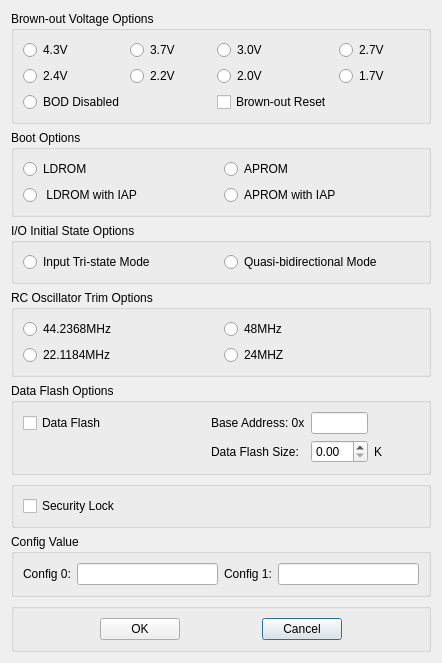
<?xml version="1.0" encoding="UTF-8"?>
<ui version="4.0">
 <class>Dialog</class>
 <widget class="QDialog" name="Dialog">
  <property name="geometry">
   <rect>
    <x>0</x>
    <y>0</y>
    <width>442</width>
    <height>437</height>
   </rect>
  </property>
  <property name="windowTitle">
   <string>Dialog</string>
  </property>
  <layout class="QGridLayout" name="gridLayout_8">
   <item row="0" column="0">
    <layout class="QVBoxLayout" name="verticalLayout" stretch="1,1,1,1,1,1,1,1">
     <item>
      <widget class="QGroupBox" name="gridGroupBox_brownout">
       <property name="title">
        <string>Brown-out Voltage Options</string>
       </property>
       <layout class="QGridLayout" name="gridLayout_7" rowstretch="1,1,1" columnstretch="1,1,1,1">
        <item row="0" column="2">
         <widget class="QRadioButton" name="radioButton_bw_v_2">
          <property name="text">
           <string>3.0V</string>
          </property>
         </widget>
        </item>
        <item row="0" column="3">
         <widget class="QRadioButton" name="radioButton_bw_v_3">
          <property name="text">
           <string>2.7V</string>
          </property>
         </widget>
        </item>
        <item row="0" column="0">
         <widget class="QRadioButton" name="radioButton_bw_v_0">
          <property name="text">
           <string>4.3V</string>
          </property>
         </widget>
        </item>
        <item row="0" column="1">
         <widget class="QRadioButton" name="radioButton_bw_v_1">
          <property name="text">
           <string>3.7V</string>
          </property>
         </widget>
        </item>
        <item row="1" column="0">
         <widget class="QRadioButton" name="radioButton_bw_v_4">
          <property name="text">
           <string>2.4V</string>
          </property>
         </widget>
        </item>
        <item row="1" column="1">
         <widget class="QRadioButton" name="radioButton_bw_v_5">
          <property name="text">
           <string>2.2V</string>
          </property>
         </widget>
        </item>
        <item row="2" column="0">
         <widget class="QRadioButton" name="radioButton_bw_v_8">
          <property name="text">
           <string>BOD Disabled</string>
          </property>
         </widget>
        </item>
        <item row="1" column="3">
         <widget class="QRadioButton" name="radioButton_bw_v_7">
          <property name="text">
           <string>1.7V</string>
          </property>
         </widget>
        </item>
        <item row="1" column="2">
         <widget class="QRadioButton" name="radioButton_bw_v_6">
          <property name="text">
           <string>2.0V</string>
          </property>
         </widget>
        </item>
        <item row="2" column="2">
         <widget class="QCheckBox" name="checkBox_bw_1">
          <property name="text">
           <string>Brown-out Reset</string>
          </property>
         </widget>
        </item>
       </layout>
      </widget>
     </item>
     <item>
      <widget class="QGroupBox" name="gridGroupBox_boot">
       <property name="title">
        <string>Boot Options</string>
       </property>
       <layout class="QGridLayout" name="gridLayout_6">
        <item row="0" column="0">
         <widget class="QRadioButton" name="radioButton_bt_0_0">
          <property name="text">
           <string>LDROM</string>
          </property>
         </widget>
        </item>
        <item row="1" column="0">
         <widget class="QRadioButton" name="radioButton_bt_1_0">
          <property name="text">
           <string> LDROM with IAP</string>
          </property>
         </widget>
        </item>
        <item row="1" column="1">
         <widget class="QRadioButton" name="radioButton_bt_1_1">
          <property name="text">
           <string>APROM with IAP</string>
          </property>
         </widget>
        </item>
        <item row="0" column="1">
         <widget class="QRadioButton" name="radioButton_bt_0_1">
          <property name="text">
           <string>APROM</string>
          </property>
         </widget>
        </item>
       </layout>
      </widget>
     </item>
     <item>
      <widget class="QGroupBox" name="gridGroupBox_io_state">
       <property name="title">
        <string>I/O Initial State Options</string>
       </property>
       <layout class="QGridLayout" name="gridLayout_5" columnstretch="1,1">
        <item row="0" column="0">
         <widget class="QRadioButton" name="radioButton_io_0">
          <property name="text">
           <string>Input Tri-state Mode</string>
          </property>
         </widget>
        </item>
        <item row="0" column="1">
         <widget class="QRadioButton" name="radioButton_io_1">
          <property name="text">
           <string>Quasi-bidirectional Mode</string>
          </property>
         </widget>
        </item>
       </layout>
      </widget>
     </item>
     <item>
      <widget class="QGroupBox" name="gridGroupBox_RC">
       <property name="title">
        <string>RC Oscillator Trim Options</string>
       </property>
       <layout class="QGridLayout" name="gridLayout_10" rowstretch="1,1" columnstretch="1,1">
        <item row="1" column="0">
         <widget class="QRadioButton" name="radioButton_rc_1">
          <property name="text">
           <string>22.1184MHz</string>
          </property>
         </widget>
        </item>
        <item row="0" column="0">
         <widget class="QRadioButton" name="radioButton_rc_0">
          <property name="text">
           <string>44.2368MHz</string>
          </property>
         </widget>
        </item>
        <item row="0" column="1">
         <widget class="QRadioButton" name="radioButton_rc_2">
          <property name="text">
           <string>48MHz</string>
          </property>
         </widget>
        </item>
        <item row="1" column="1">
         <widget class="QRadioButton" name="radioButton_rc_3">
          <property name="text">
           <string>24MHZ</string>
          </property>
         </widget>
        </item>
       </layout>
      </widget>
     </item>
     <item>
      <widget class="QGroupBox" name="gridGroupBox_data_flash">
       <property name="title">
        <string>Data Flash Options</string>
       </property>
       <layout class="QGridLayout" name="gridLayout_9" rowstretch="1,1" columnstretch="4,2,1,1" rowminimumheight="0,0">
        <item row="1" column="2">
         <widget class="QDoubleSpinBox" name="doubleSpinBox_pagesize"/>
        </item>
        <item row="0" column="1">
         <widget class="QLabel" name="label">
          <property name="text">
           <string>Base Address: 0x</string>
          </property>
         </widget>
        </item>
        <item row="0" column="2">
         <widget class="QLineEdit" name="lineEdit_data_address"/>
        </item>
        <item row="1" column="1">
         <widget class="QLabel" name="label_2">
          <property name="text">
           <string>Data Flash Size:</string>
          </property>
         </widget>
        </item>
        <item row="1" column="3">
         <widget class="QLabel" name="label_3">
          <property name="text">
           <string>K</string>
          </property>
         </widget>
        </item>
        <item row="0" column="0">
         <widget class="QCheckBox" name="checkBox_dataflash">
          <property name="text">
           <string>Data Flash</string>
          </property>
         </widget>
        </item>
       </layout>
      </widget>
     </item>
     <item>
      <widget class="QGroupBox" name="gridGroupBox_misc">
       <layout class="QGridLayout" name="gridLayout_3" rowstretch="1" columnstretch="1">
        <item row="0" column="0">
         <widget class="QCheckBox" name="checkBox_security_lock">
          <property name="text">
           <string>Security Lock</string>
          </property>
         </widget>
        </item>
       </layout>
      </widget>
     </item>
     <item>
      <widget class="QGroupBox" name="gridGroupBox_config">
       <property name="title">
        <string>Config Value</string>
       </property>
       <layout class="QGridLayout" name="gridLayout">
        <item row="0" column="0">
         <widget class="QLabel" name="label_config0">
          <property name="text">
           <string>Config 0:</string>
          </property>
         </widget>
        </item>
        <item row="0" column="1">
         <widget class="QLineEdit" name="lineEdit_config0"/>
        </item>
        <item row="0" column="2">
         <widget class="QLabel" name="label_config1">
          <property name="text">
           <string>Config 1:</string>
          </property>
         </widget>
        </item>
        <item row="0" column="3">
         <widget class="QLineEdit" name="lineEdit_config1"/>
        </item>
       </layout>
      </widget>
     </item>
     <item>
      <widget class="QGroupBox" name="gridGroupBox_OK">
       <layout class="QGridLayout" name="gridLayout_2">
        <item row="0" column="2">
         <spacer name="horizontalSpacer">
          <property name="orientation">
           <enum>Qt::Horizontal</enum>
          </property>
          <property name="sizeHint" stdset="0">
           <size>
            <width>40</width>
            <height>20</height>
           </size>
          </property>
         </spacer>
        </item>
        <item row="0" column="3">
         <widget class="QPushButton" name="pushButton_Cancel">
          <property name="text">
           <string>Cancel</string>
          </property>
         </widget>
        </item>
        <item row="0" column="1">
         <widget class="QPushButton" name="pushButton_OK">
          <property name="text">
           <string>OK</string>
          </property>
         </widget>
        </item>
        <item row="0" column="0">
         <spacer name="horizontalSpacer_2">
          <property name="orientation">
           <enum>Qt::Horizontal</enum>
          </property>
          <property name="sizeHint" stdset="0">
           <size>
            <width>40</width>
            <height>20</height>
           </size>
          </property>
         </spacer>
        </item>
        <item row="0" column="4">
         <spacer name="horizontalSpacer_3">
          <property name="orientation">
           <enum>Qt::Horizontal</enum>
          </property>
          <property name="sizeHint" stdset="0">
           <size>
            <width>40</width>
            <height>20</height>
           </size>
          </property>
         </spacer>
        </item>
       </layout>
      </widget>
     </item>
    </layout>
   </item>
  </layout>
 </widget>
 <resources/>
 <connections/>
</ui>
